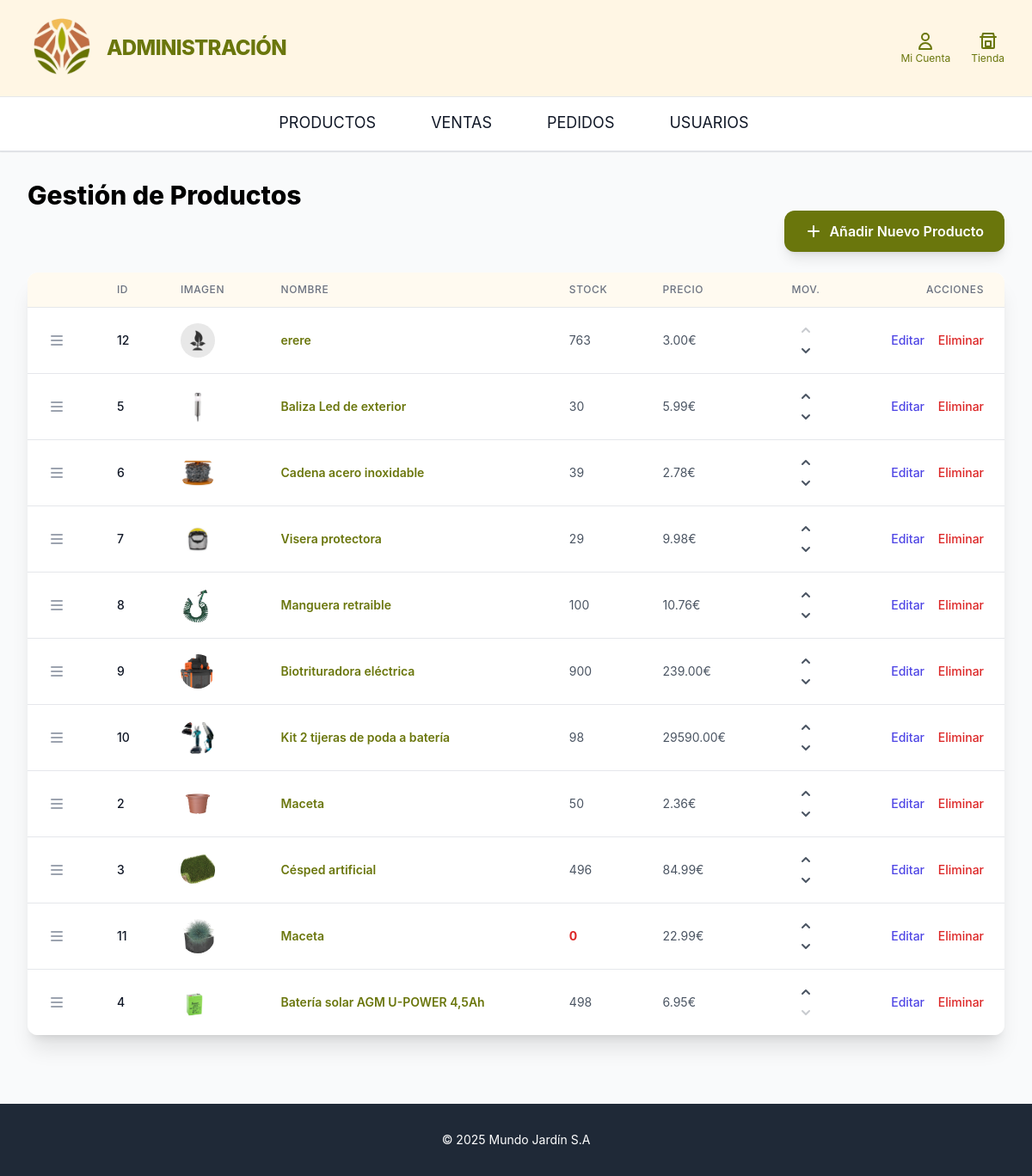
Before: /catalogoAdmin/productos/ (signed in) with the older database file.
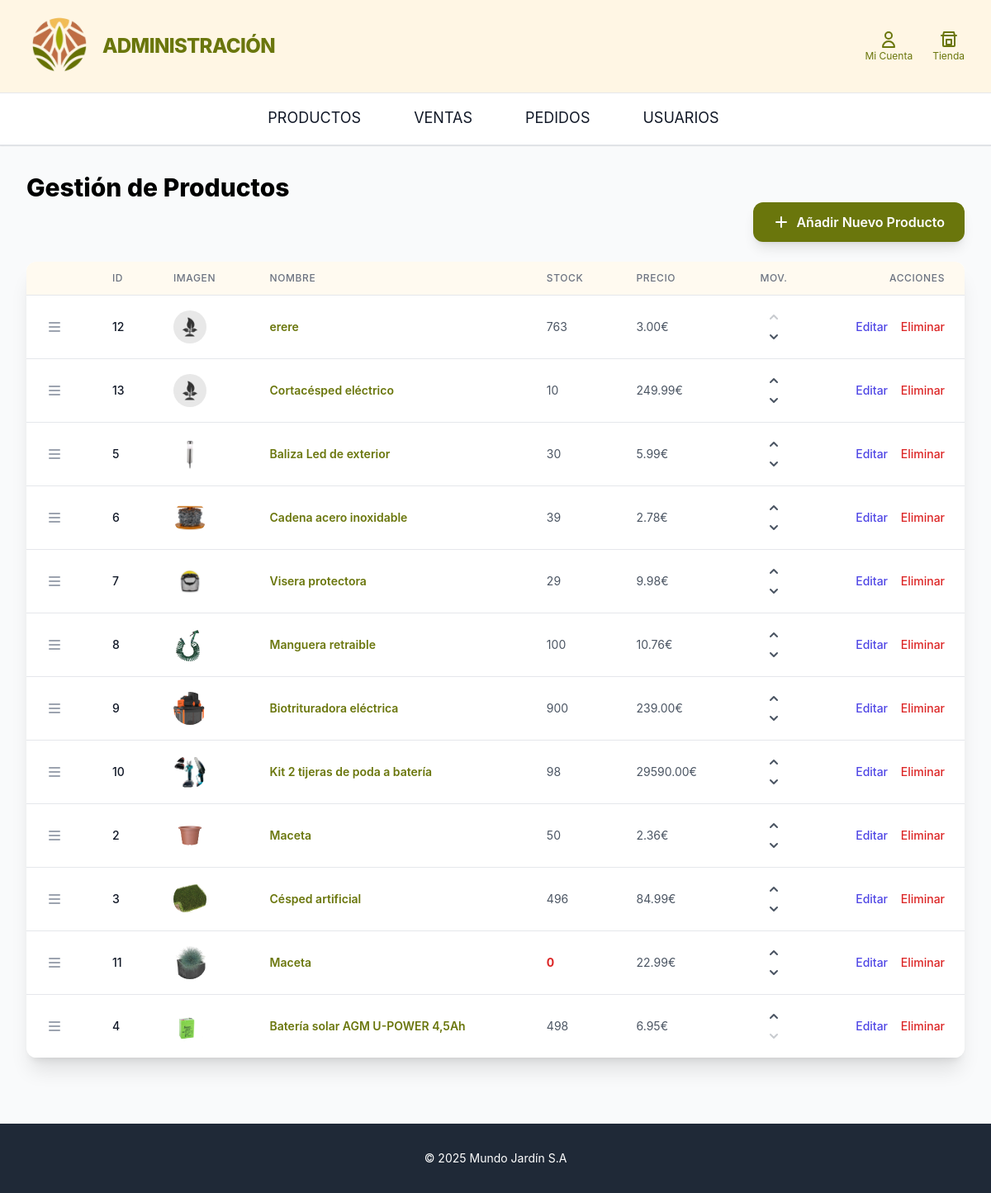
After: the same page with the newer database file.
### home/models.py (models this page shows, shortened)
class Producto(models.Model):
    nombre= models.CharField(max_length=200)
    descripcion= models.TextField()
    departamento= models.CharField(max_length=200)
    seccion=models.CharField(max_length=50, choices=Seccion.choices)
    fabricante=models.CharField(max_length=200)
    categoria=models.CharField(max_length=50, choices=Categoria.choices)
    precio= models.DecimalField(max_digits=10, decimal_places=2)
    stock=models.IntegerField(default=0)
    imagen= models.ImageField(upload_to='', blank=True, null=True)
    esta_agotado= models.BooleanField(default=False)
    esta_destacado= models.BooleanField(default=False)
    orden = models.PositiveIntegerField(default=0, blank=False, null=False)
    class Meta:
        ordering = ['orden']

### catalogo_admin/views.py (the view)
# urls.py: path('productos/', views.lista_productos, name='lista_productos'),
def lista_productos(request):
    if not request.user.is_authenticated or not request.user.is_staff:
        return redirect('home')
    productos = Producto.objects.all()
    context = {'productos': productos}
    return render(request, 'catalogo_admin/lista_productos.html', context)

### home/context_processors.py (called while the page is built)
def productos_en_cesta(request):
    total_items = 0
    if request.user.is_authenticated:
        try:
            cesta = CestaCompra.objects.get(usuario_cliente__usuario=request.user)
        except CestaCompra.DoesNotExist:
            cesta = None
    else:
        session_id = request.session.get("cesta_id")
        cesta = CestaCompra.objects.filter(session_id=session_id).first() if session_id else None
    if cesta:
        total_items = sum(item.cantidad for item in cesta.items.all())
    return {'total_items_cesta': total_items}

### catalogo_admin/templates/catalogo_admin/lista_productos.html (shortened to what the changed rows need)
{% extends 'catalogo_admin/base_admin.html' %}
{% load static %}
{% block content %}
<h1 class="text-3xl font-extrabold text-black mb-4 md:mb-0">Gestión de Productos</h1>
<div class="bg-white shadow-xl rounded-xl overflow-hidden">
    {% if productos %}
    <table class="min-w-full divide-y divide-gray-200">
        <thead class="lm-bg-light">
            <tr>
                <th scope="col" class="px-6 py-3 text-left text-xs font-medium text-gray-500 uppercase tracking-wider">
                </th>
                <th scope="col" class="px-6 py-3 text-left text-xs font-medium text-gray-500 uppercase tracking-wider">
                    ID
                </th>
                <th scope="col" class="px-6 py-3 text-left text-xs font-medium text-gray-500 uppercase tracking-wider">
                    Imagen
                </th>
                <th scope="col" class="px-6 py-3 text-left text-xs font-medium text-gray-500 uppercase tracking-wider">
                    Nombre
                </th>
                <th scope="col" class="px-6 py-3 text-left text-xs font-medium text-gray-500 uppercase tracking-wider">
                    Stock
                </th>
                <th scope="col" class="px-6 py-3 text-left text-xs font-medium text-gray-500 uppercase tracking-wider">
                    Precio
                </th>
                <th scope="col" class="px-6 py-3 text-center text-xs font-medium text-gray-500 uppercase tracking-wider">
                    Mov.
                </th>
                <th scope="col" class="px-6 py-3 text-right text-xs font-medium text-gray-500 uppercase tracking-wider">
                    Acciones
                </th>
            </tr>
        </thead>
        <tbody class="bg-white divide-y divide-gray-200" id="productos-table-body">
            {% for producto in productos %}
            <tr data-product-id="{{ producto.pk }}">
                <td class="px-6 py-4 whitespace-nowrap text-sm text-gray-900 sort-handle">
                </td>
                <td class="px-6 py-4 whitespace-nowrap text-sm font-medium text-gray-900">
                    {{ producto.pk }}
                </td>
                <td class="px-6 py-4 whitespace-nowrap">
                    {% if producto.imagen %}
                        <img class="h-10 w-10 rounded-full object-cover"
                                src="{{ producto.imagen.url }}"
                                alt="{{ producto.nombre }}">
                    {% else %}
                    <img class="h-10 w-10 rounded-full object-cover"
                                src="{% static 'imagen1.jpg' %}"
                                alt="Imagen por defecto">
                    {% endif %}
                </td>
                <td class="px-6 py-4 whitespace-nowrap text-sm text-gray-800">
                    <a href="{% url 'mostrar_producto' pk=producto.pk %}"
                    class="font-semibold lm-text-green hover:underline">
                        {{ producto.nombre }}
                    </a>
                </td>
                <td class="px-6 py-4 whitespace-nowrap text-sm {% if producto.stock <= 5 %}text-red-600 font-bold{% else %}text-gray-600{% endif %}">
                    {{ producto.stock }}
                </td>
                <td class="px-6 py-4 whitespace-nowrap text-sm text-gray-600">
                    {{ producto.precio }}€
                </td>
                <td class="px-6 py-4 whitespace-nowrap text-sm font-medium flex flex-col space-y-1 items-center">
                    <button type="button"
                            class="move-up text-gray-600 hover:text-[#6a760c] transition disabled:opacity-30 disabled:cursor-not-allowed"
                            title="Mover arriba"
                            data-product-id="{{ producto.pk }}">
                        <svg xmlns="http://www.w3.org/2000/svg" class="h-5 w-5" viewBox="0 0 20 20" fill="currentColor">
                            <path fill-rule="evenodd" d="M14.707 12.707a1 1 0 01-1.414 0L10 9.414l-3.293 3.293a1 1 0 01-1.414-1.414l4-4a1 1 0 011.414 0l4 4a1 1 0 010 1.414z" clip-rule="evenodd" />
                        </svg>
                    </button>
                    <button type="button"
                            class="move-down text-gray-600 hover:text-[#6a760c] transition disabled:opacity-30 disabled:cursor-not-allowed"
                            title="Mover abajo"
                            data-product-id="{{ producto.pk }}">
                        <svg xmlns="http://www.w3.org/2000/svg" class="h-5 w-5" viewBox="0 0 20 20" fill="currentColor">
                            <path fill-rule="evenodd" d="M5.293 7.293a1 1 0 011.414 0L10 10.586l3.293-3.293a1 1 0 111.414 1.414l-4 4a1 1 0 01-1.414 0l-4-4a1 1 0 010-1.414z" clip-rule="evenodd" />
                        </svg>
                    </button>
                </td>
                <td class="px-6 py-4 whitespace-nowrap text-right text-sm font-medium space-x-3">
                    <a href="{% url 'editar_producto' pk=producto.pk %}"
                        class="text-indigo-600 hover:text-indigo-900 transition">
                        Editar
                    </a>
                    <a href="{% url 'eliminar_producto' pk=producto.pk %}"
                        class="text-red-600 hover:text-red-900 transition">
                        Eliminar
                    </a>
                </td>
            </tr>
            {% endfor %}
        </tbody>
    </table>
    {% else %}
    <div class="p-8 text-center">
        <p class="text-gray-500 text-lg">No hay productos en el catálogo.</p>
        <p class="text-gray-500">¡Añade tu primer producto ahora!</p>
    </div>
    {% endif %}
</div>
{% endblock content %}

Changed rows visible on the page:
added Producto: pk "13", nombre "Cortacésped eléctrico", stock "10", precio "249.99"
